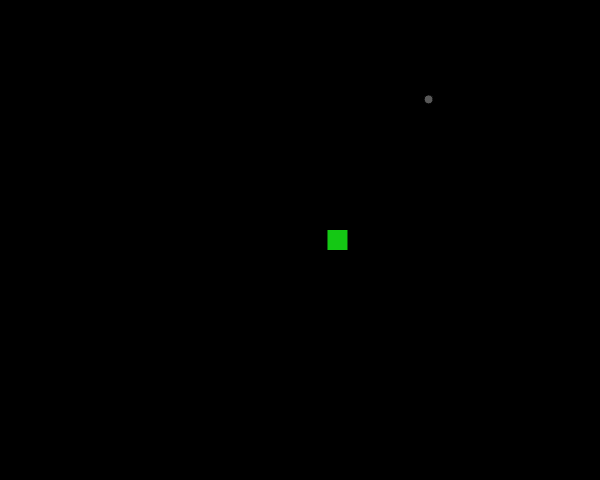
Frame 1 (no input)
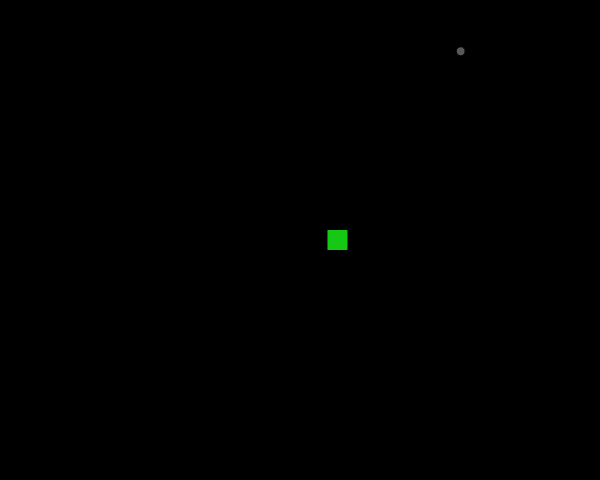
Frame 60 (no input)
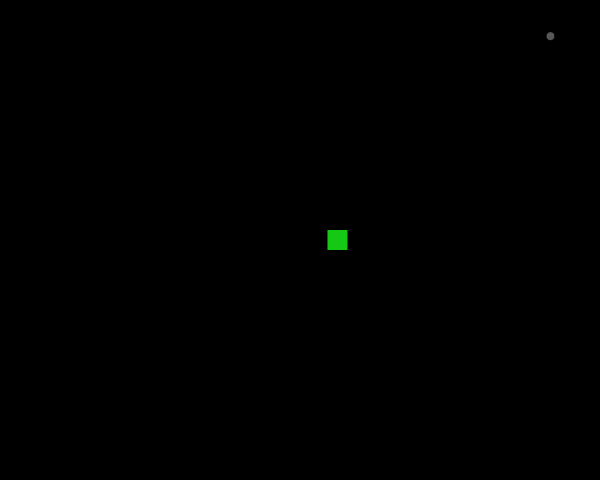
Frame 120 (the mouse pressed at the canvas centre since frame 60)

The p5.js sketch that drew these frames (run headless with seeded random() and noise() and a simulated clock; from frame 60 on, the mouse is pressed at the canvas centre):

// p5.js sketch
// ── sketch.js
// update 12/11/17 - frog and fly; frog repells fly
// as fly gets closer, repell force becomes stronger
// frog leaps on montecarlo formula, unrelated to fly
// also fly occassionally gets enough velocity to fly off screen and not come back

let fly;
let frog;
// let snake = [];
let count = 0;

function setup() {
	createCanvas(600, 480);
	rectMode(CENTER);
	fly = new Fly();
	frog = new Frog();
}

function draw() {
	background(0);

  let danger = frog.repell(fly);
	fly.applyForce(danger);

  if (count % 60 == 0) { // only leap once every 60 frames
		frog.leap();
		frog.bounce();
	}
	frog.display();
	fly.move();
	fly.bounce();
	fly.display();
	count++;
}

function montecarlo() { // by Daniel Shiffman
  // Have we found one yet
  let foundone = false;
  let hack = 0;  // let's count just so we don't get stuck in an infinite loop by accident
  while (!foundone && hack < 10000) {
    // Pick two random numbers
    let r1 = random(1);
    let r2 = random(1);
    let y = r1*r1;  // y = x*x (change for different results)
    // If r2 is valid, we'll use this one
    if (r2 < y) {
      foundone = true;
      return r1;
    }
    hack++;
  }
  // Hack in case we run into a problem (need to improve this)
  return 0;
}

/*
class Snake {
	constructor() {
		this.loc = createVector(width/4, height/4);
		this.vel = createVector(0, 0);
		this.acc = createVector(0, 0);
		this.col = color(60, 250, 90);
	}

	move() {

	}

	bounce() {

	}

	display() {
		noStroke();
		fill(color);


	}

}
*/

class Frog {
	constructor() {
		this.loc = createVector(width/2, height/2);
		this.vel = createVector(0, 0);
		this.acc = createVector(0, 0);
		this.mass = 20;
	}

	repell(obj) { // Repell = -1 * 6/d (gets stronger as distance gets smaller!)
		this.tempForce = p5.Vector.sub(this.loc, obj.loc); // direction
		this.tempMag = p5.Vector.mag(this.tempForce); // magnitude(distance)
	  this.tempForce.normalize(); // direction normalized
		this.tempNumb = -6/this.tempMag; // tempVariable to apply inverse mult
		this.tempForce.mult(this.tempNumb); // formula!

		return this.tempForce;
	}

	leap() { // frog leaps
		this.montex = montecarlo() * 50 * int(random(-2, 2));
		this.montey = montecarlo() * 50 * int(random(-2, 2));
		this.loc.x += this.montex;
		this.loc.y += this.montey;

	}

	bounce() {
		if (this.loc.x > width) {
			this.loc.x -= 100;
		} else if (this.loc.x < 0) {
			this.loc.x += 100;
		}

		if (this.loc.y > height) {
			this.loc.y -= 100;
		} else if (this.loc.y < 0) {
			this.loc.y += 100;
		}
	}

	display() {
		noStroke();
		fill(20, 200, 20);
		rect(this.loc.x, this.loc.y, this.mass, this.mass);
		this.acc.mult(0);
	}
}

class Fly {
  constructor() {
		this.loc = createVector(random(width), random(height));
		this.vel = createVector(0, 0);
		this.acc = createVector(0, 0);
		// this.perx = random(5, 10);
		// this.pery = random(1)
	}

	applyForce(force) {
		this.acc.add(force);
	}

  move() {
		// this.tempx = noise(this.perx);
		// this.tempy = noise(this.pery);
		// this.acc.x = map(this.tempx, 0, 1, -0.01, 0.01);
		// this.acc.y = map(this.tempy, 0, 1, -0.01, 0.01);
		this.acc.x += random(-0.1, 0.1);
		this.acc.y += random(-0.1, 0.1);
		this.vel.add(this.acc);
		this.loc.add(this.vel);
		// this.perx += 0.005;
		// this.pery += 0.005;

	}

	bounce() {
		if ((this.loc.x > width) || (this.loc.x < 0)) {
			this.vel.x *= -1;
			this.acc.x *= -1;
		}

		if ((this.loc.y > height) || (this.loc.y < 0)) {
			this.vel.y *= -1;
			this.acc.y *= -1;
		}
	}

	display() {
    stroke(1);
		fill(150, 150);
		ellipse(this.loc.x, this.loc.y, 9, 9);
		this.acc.mult(0); // refresh acceleration so it doesn't accumulate
	}
}
